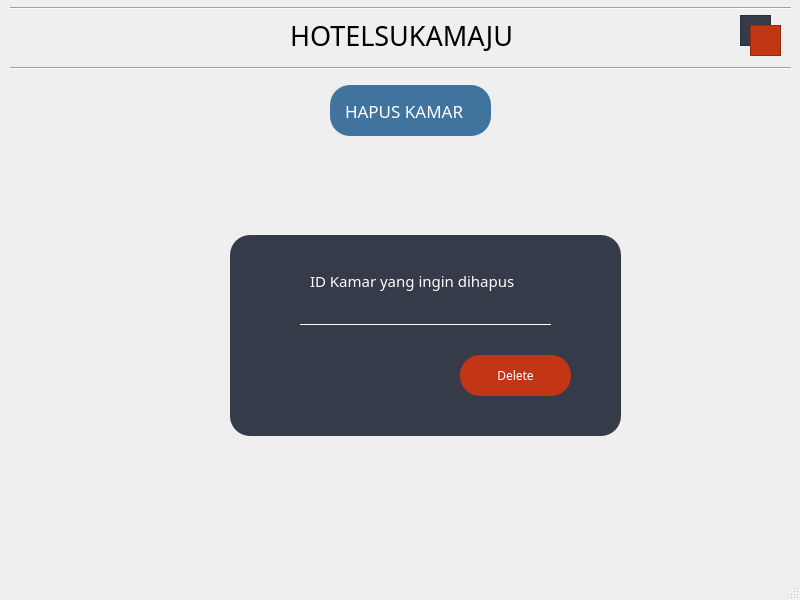
<?xml version="1.0" encoding="UTF-8"?>
<ui version="4.0">
 <class>delete_kamar</class>
 <widget class="QMainWindow" name="delete_kamar">
  <property name="geometry">
   <rect>
    <x>0</x>
    <y>0</y>
    <width>800</width>
    <height>600</height>
   </rect>
  </property>
  <property name="windowTitle">
   <string>MainWindow</string>
  </property>
  <widget class="QWidget" name="centralwidget">
   <widget class="QGraphicsView" name="graphicsView_9">
    <property name="geometry">
     <rect>
      <x>740</x>
      <y>15</y>
      <width>31</width>
      <height>31</height>
     </rect>
    </property>
    <property name="styleSheet">
     <string notr="true">background-color:#353b48</string>
    </property>
   </widget>
   <widget class="QGraphicsView" name="graphicsView_8">
    <property name="geometry">
     <rect>
      <x>750</x>
      <y>25</y>
      <width>31</width>
      <height>31</height>
     </rect>
    </property>
    <property name="styleSheet">
     <string notr="true">background-color:#c23616
</string>
    </property>
   </widget>
   <widget class="Line" name="line_2">
    <property name="geometry">
     <rect>
      <x>10</x>
      <y>60</y>
      <width>781</width>
      <height>16</height>
     </rect>
    </property>
    <property name="orientation">
     <enum>Qt::Horizontal</enum>
    </property>
   </widget>
   <widget class="QLabel" name="label">
    <property name="geometry">
     <rect>
      <x>290</x>
      <y>15</y>
      <width>241</width>
      <height>41</height>
     </rect>
    </property>
    <property name="font">
     <font>
      <family>century gothic</family>
      <pointsize>20</pointsize>
     </font>
    </property>
    <property name="text">
     <string>HOTELSUKAMAJU</string>
    </property>
   </widget>
   <widget class="QFrame" name="frame">
    <property name="geometry">
     <rect>
      <x>230</x>
      <y>235</y>
      <width>391</width>
      <height>201</height>
     </rect>
    </property>
    <property name="styleSheet">
     <string notr="true">background-color: #353b48;
color:#ffffff;
border-radius: 20px;
font-family:century gothic;</string>
    </property>
    <property name="frameShape">
     <enum>QFrame::StyledPanel</enum>
    </property>
    <property name="frameShadow">
     <enum>QFrame::Raised</enum>
    </property>
    <widget class="QPushButton" name="btn_delete">
     <property name="geometry">
      <rect>
       <x>230</x>
       <y>120</y>
       <width>111</width>
       <height>41</height>
      </rect>
     </property>
     <property name="styleSheet">
      <string notr="true">border-radius:20px;
background-color:#c23616;font-family : century gothic;color:#ffffff;</string>
     </property>
     <property name="text">
      <string>Delete</string>
     </property>
    </widget>
    <widget class="QLabel" name="label_5">
     <property name="geometry">
      <rect>
       <x>80</x>
       <y>30</y>
       <width>231</width>
       <height>31</height>
      </rect>
     </property>
     <property name="font">
      <font>
       <family>century gothic</family>
       <pointsize>11</pointsize>
      </font>
     </property>
     <property name="styleSheet">
      <string notr="true">color: rgb(255, 255, 255);</string>
     </property>
     <property name="text">
      <string>ID Kamar yang ingin dihapus</string>
     </property>
    </widget>
    <widget class="QLineEdit" name="lineEdit">
     <property name="geometry">
      <rect>
       <x>70</x>
       <y>70</y>
       <width>251</width>
       <height>20</height>
      </rect>
     </property>
     <property name="styleSheet">
      <string notr="true">border:none;
border-bottom:1px solid white;
background:transparent;
color:#ffffff;</string>
     </property>
    </widget>
   </widget>
   <widget class="QFrame" name="frame_2">
    <property name="geometry">
     <rect>
      <x>330</x>
      <y>85</y>
      <width>161</width>
      <height>51</height>
     </rect>
    </property>
    <property name="styleSheet">
     <string notr="true">border-radius:20px;
background-color:#40739e;font-family : century gothic;color:#ffffff;</string>
    </property>
    <property name="frameShape">
     <enum>QFrame::StyledPanel</enum>
    </property>
    <property name="frameShadow">
     <enum>QFrame::Raised</enum>
    </property>
    <widget class="QLabel" name="label_2">
     <property name="geometry">
      <rect>
       <x>15</x>
       <y>10</y>
       <width>131</width>
       <height>31</height>
      </rect>
     </property>
     <property name="font">
      <font>
       <family>century gothic</family>
       <pointsize>13</pointsize>
      </font>
     </property>
     <property name="text">
      <string>HAPUS KAMAR</string>
     </property>
    </widget>
   </widget>
   <widget class="Line" name="line">
    <property name="geometry">
     <rect>
      <x>10</x>
      <y>0</y>
      <width>781</width>
      <height>16</height>
     </rect>
    </property>
    <property name="orientation">
     <enum>Qt::Horizontal</enum>
    </property>
   </widget>
  </widget>
  <widget class="QMenuBar" name="menubar">
   <property name="geometry">
    <rect>
     <x>0</x>
     <y>0</y>
     <width>800</width>
     <height>21</height>
    </rect>
   </property>
  </widget>
  <widget class="QStatusBar" name="statusbar"/>
 </widget>
 <resources/>
 <connections/>
</ui>
